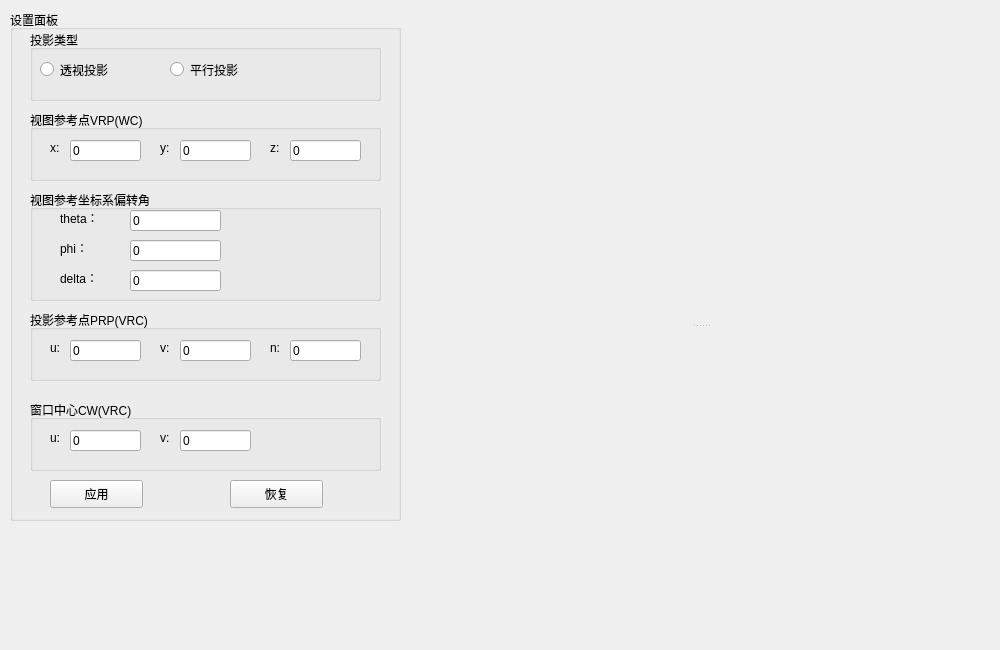
<?xml version="1.0" encoding="UTF-8"?>
<ui version="4.0">
 <class>MainWindow</class>
 <widget class="QMainWindow" name="MainWindow">
  <property name="geometry">
   <rect>
    <x>0</x>
    <y>0</y>
    <width>1000</width>
    <height>650</height>
   </rect>
  </property>
  <property name="windowTitle">
   <string>多边形有序边表算法</string>
  </property>
  <widget class="QWidget" name="Widget">
   <widget class="QGroupBox" name="groupBox_set">
    <property name="geometry">
     <rect>
      <x>10</x>
      <y>10</y>
      <width>391</width>
      <height>511</height>
     </rect>
    </property>
    <property name="title">
     <string>设置面板</string>
    </property>
    <widget class="QPushButton" name="pushButton_apply">
     <property name="geometry">
      <rect>
       <x>40</x>
       <y>470</y>
       <width>93</width>
       <height>28</height>
      </rect>
     </property>
     <property name="text">
      <string>应用</string>
     </property>
    </widget>
    <widget class="QGroupBox" name="groupBox_projection">
     <property name="geometry">
      <rect>
       <x>20</x>
       <y>20</y>
       <width>351</width>
       <height>71</height>
      </rect>
     </property>
     <property name="title">
      <string>投影类型</string>
     </property>
     <widget class="QLineEdit" name="lineEdit_n_2">
      <property name="geometry">
       <rect>
        <x>-230</x>
        <y>340</y>
        <width>113</width>
        <height>21</height>
       </rect>
      </property>
      <property name="text">
       <string>0</string>
      </property>
     </widget>
     <widget class="QRadioButton" name="radioButton_parallel">
      <property name="geometry">
       <rect>
        <x>10</x>
        <y>30</y>
        <width>115</width>
        <height>19</height>
       </rect>
      </property>
      <property name="text">
       <string>透视投影</string>
      </property>
     </widget>
     <widget class="QRadioButton" name="radioButton_perspective">
      <property name="geometry">
       <rect>
        <x>140</x>
        <y>30</y>
        <width>115</width>
        <height>19</height>
       </rect>
      </property>
      <property name="text">
       <string>平行投影</string>
      </property>
     </widget>
    </widget>
    <widget class="QPushButton" name="pushButton_restore">
     <property name="geometry">
      <rect>
       <x>220</x>
       <y>470</y>
       <width>93</width>
       <height>28</height>
      </rect>
     </property>
     <property name="text">
      <string>恢复</string>
     </property>
    </widget>
    <widget class="QGroupBox" name="groupBox_vrp">
     <property name="geometry">
      <rect>
       <x>20</x>
       <y>100</y>
       <width>351</width>
       <height>71</height>
      </rect>
     </property>
     <property name="title">
      <string>视图参考点VRP(WC)</string>
     </property>
     <widget class="QLineEdit" name="lineEdit_n_3">
      <property name="geometry">
       <rect>
        <x>-230</x>
        <y>340</y>
        <width>113</width>
        <height>21</height>
       </rect>
      </property>
      <property name="text">
       <string>0</string>
      </property>
     </widget>
     <widget class="QLabel" name="label_x">
      <property name="geometry">
       <rect>
        <x>20</x>
        <y>30</y>
        <width>21</width>
        <height>16</height>
       </rect>
      </property>
      <property name="text">
       <string>x:</string>
      </property>
     </widget>
     <widget class="QLineEdit" name="lineEdit_vrpx">
      <property name="geometry">
       <rect>
        <x>40</x>
        <y>30</y>
        <width>71</width>
        <height>21</height>
       </rect>
      </property>
      <property name="text">
       <string>0</string>
      </property>
     </widget>
     <widget class="QLabel" name="label_y">
      <property name="geometry">
       <rect>
        <x>130</x>
        <y>30</y>
        <width>21</width>
        <height>16</height>
       </rect>
      </property>
      <property name="text">
       <string>y:</string>
      </property>
     </widget>
     <widget class="QLineEdit" name="lineEdit_vrpy">
      <property name="geometry">
       <rect>
        <x>150</x>
        <y>30</y>
        <width>71</width>
        <height>21</height>
       </rect>
      </property>
      <property name="text">
       <string>0</string>
      </property>
     </widget>
     <widget class="QLineEdit" name="lineEdit_vrpz">
      <property name="geometry">
       <rect>
        <x>260</x>
        <y>30</y>
        <width>71</width>
        <height>21</height>
       </rect>
      </property>
      <property name="text">
       <string>0</string>
      </property>
     </widget>
     <widget class="QLabel" name="label_z">
      <property name="geometry">
       <rect>
        <x>240</x>
        <y>30</y>
        <width>21</width>
        <height>16</height>
       </rect>
      </property>
      <property name="text">
       <string>z:</string>
      </property>
     </widget>
    </widget>
    <widget class="QGroupBox" name="groupBox_angle">
     <property name="geometry">
      <rect>
       <x>20</x>
       <y>180</y>
       <width>351</width>
       <height>111</height>
      </rect>
     </property>
     <property name="title">
      <string>视图参考坐标系偏转角</string>
     </property>
     <widget class="QLineEdit" name="lineEdit">
      <property name="geometry">
       <rect>
        <x>-230</x>
        <y>340</y>
        <width>113</width>
        <height>21</height>
       </rect>
      </property>
      <property name="text">
       <string>0</string>
      </property>
     </widget>
     <widget class="QLineEdit" name="lineEdit_theta">
      <property name="geometry">
       <rect>
        <x>100</x>
        <y>20</y>
        <width>91</width>
        <height>21</height>
       </rect>
      </property>
      <property name="text">
       <string>0</string>
      </property>
     </widget>
     <widget class="QLabel" name="label_theta">
      <property name="geometry">
       <rect>
        <x>30</x>
        <y>20</y>
        <width>61</width>
        <height>16</height>
       </rect>
      </property>
      <property name="text">
       <string>theta：</string>
      </property>
     </widget>
     <widget class="QLabel" name="label_phi">
      <property name="geometry">
       <rect>
        <x>30</x>
        <y>50</y>
        <width>61</width>
        <height>16</height>
       </rect>
      </property>
      <property name="text">
       <string>phi：</string>
      </property>
     </widget>
     <widget class="QLineEdit" name="lineEdit_phi">
      <property name="geometry">
       <rect>
        <x>100</x>
        <y>50</y>
        <width>91</width>
        <height>21</height>
       </rect>
      </property>
      <property name="text">
       <string>0</string>
      </property>
     </widget>
     <widget class="QLabel" name="label_delta">
      <property name="geometry">
       <rect>
        <x>30</x>
        <y>80</y>
        <width>61</width>
        <height>16</height>
       </rect>
      </property>
      <property name="text">
       <string>delta：</string>
      </property>
     </widget>
     <widget class="QLineEdit" name="lineEdit_delta">
      <property name="geometry">
       <rect>
        <x>100</x>
        <y>80</y>
        <width>91</width>
        <height>21</height>
       </rect>
      </property>
      <property name="text">
       <string>0</string>
      </property>
     </widget>
    </widget>
    <widget class="QGroupBox" name="groupBox_prp">
     <property name="geometry">
      <rect>
       <x>20</x>
       <y>300</y>
       <width>351</width>
       <height>71</height>
      </rect>
     </property>
     <property name="title">
      <string>投影参考点PRP(VRC)</string>
     </property>
     <widget class="QLineEdit" name="lineEdit_n_5">
      <property name="geometry">
       <rect>
        <x>-230</x>
        <y>340</y>
        <width>113</width>
        <height>21</height>
       </rect>
      </property>
      <property name="text">
       <string>0</string>
      </property>
     </widget>
     <widget class="QLabel" name="label_u">
      <property name="geometry">
       <rect>
        <x>20</x>
        <y>30</y>
        <width>21</width>
        <height>16</height>
       </rect>
      </property>
      <property name="text">
       <string>u:</string>
      </property>
     </widget>
     <widget class="QLineEdit" name="lineEdit_prpu">
      <property name="geometry">
       <rect>
        <x>40</x>
        <y>30</y>
        <width>71</width>
        <height>21</height>
       </rect>
      </property>
      <property name="text">
       <string>0</string>
      </property>
     </widget>
     <widget class="QLabel" name="label_v">
      <property name="geometry">
       <rect>
        <x>130</x>
        <y>30</y>
        <width>21</width>
        <height>16</height>
       </rect>
      </property>
      <property name="text">
       <string>v:</string>
      </property>
     </widget>
     <widget class="QLineEdit" name="lineEdit_prpv">
      <property name="geometry">
       <rect>
        <x>150</x>
        <y>30</y>
        <width>71</width>
        <height>21</height>
       </rect>
      </property>
      <property name="text">
       <string>0</string>
      </property>
     </widget>
     <widget class="QLineEdit" name="lineEdit_prpn">
      <property name="geometry">
       <rect>
        <x>260</x>
        <y>30</y>
        <width>71</width>
        <height>21</height>
       </rect>
      </property>
      <property name="text">
       <string>0</string>
      </property>
     </widget>
     <widget class="QLabel" name="label_n">
      <property name="geometry">
       <rect>
        <x>240</x>
        <y>30</y>
        <width>21</width>
        <height>16</height>
       </rect>
      </property>
      <property name="text">
       <string>n:</string>
      </property>
     </widget>
    </widget>
    <widget class="QGroupBox" name="groupBox_cw">
     <property name="geometry">
      <rect>
       <x>20</x>
       <y>390</y>
       <width>351</width>
       <height>71</height>
      </rect>
     </property>
     <property name="title">
      <string>窗口中心CW(VRC)</string>
     </property>
     <widget class="QLineEdit" name="lineEdit_n_6">
      <property name="geometry">
       <rect>
        <x>-230</x>
        <y>340</y>
        <width>113</width>
        <height>21</height>
       </rect>
      </property>
      <property name="text">
       <string>0</string>
      </property>
     </widget>
     <widget class="QLabel" name="label_cwu">
      <property name="geometry">
       <rect>
        <x>20</x>
        <y>30</y>
        <width>21</width>
        <height>16</height>
       </rect>
      </property>
      <property name="text">
       <string>u:</string>
      </property>
     </widget>
     <widget class="QLineEdit" name="lineEdit_cwu">
      <property name="geometry">
       <rect>
        <x>40</x>
        <y>30</y>
        <width>71</width>
        <height>21</height>
       </rect>
      </property>
      <property name="text">
       <string>0</string>
      </property>
     </widget>
     <widget class="QLabel" name="label_cwv">
      <property name="geometry">
       <rect>
        <x>130</x>
        <y>30</y>
        <width>21</width>
        <height>16</height>
       </rect>
      </property>
      <property name="text">
       <string>v:</string>
      </property>
     </widget>
     <widget class="QLineEdit" name="lineEdit_cwv">
      <property name="geometry">
       <rect>
        <x>150</x>
        <y>30</y>
        <width>71</width>
        <height>21</height>
       </rect>
      </property>
      <property name="text">
       <string>0</string>
      </property>
     </widget>
    </widget>
   </widget>
   <widget class="QSplitter" name="splitter">
    <property name="geometry">
     <rect>
      <x>410</x>
      <y>10</y>
      <width>581</width>
      <height>631</height>
     </rect>
    </property>
    <property name="orientation">
     <enum>Qt::Vertical</enum>
    </property>
    <widget class="layoutWidget" name="widget_1" native="true"/>
    <widget class="projectionWidget" name="widget_2" native="true"/>
   </widget>
  </widget>
 </widget>
 <customwidgets>
  <customwidget>
   <class>layoutWidget</class>
   <extends>QWidget</extends>
   <header>layoutwidget.h</header>
   <container>1</container>
  </customwidget>
  <customwidget>
   <class>projectionWidget</class>
   <extends>QWidget</extends>
   <header>projectionwidget.h</header>
   <container>1</container>
  </customwidget>
 </customwidgets>
 <resources/>
 <connections/>
</ui>
